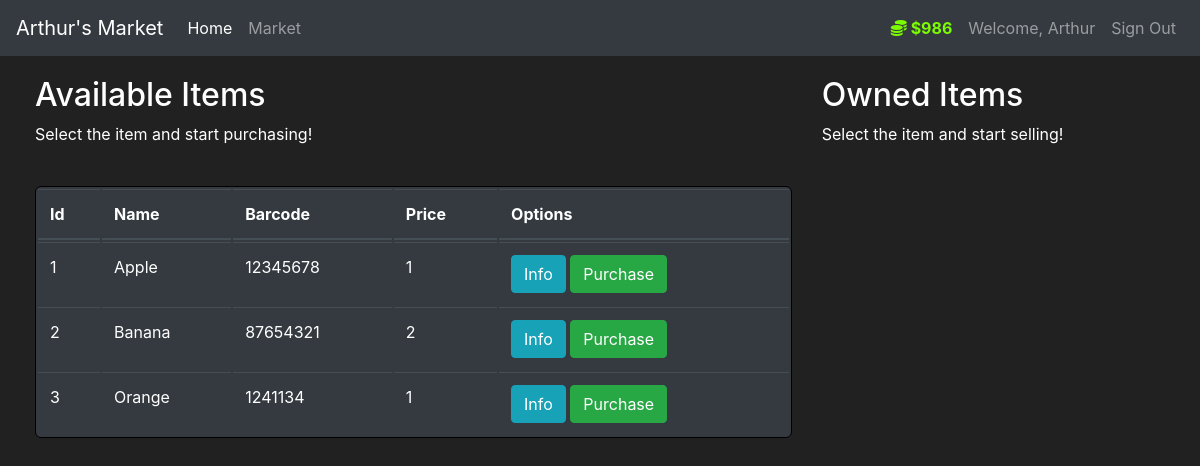
The app's page /market (signed in) with its own data.
### market/models.py (models this page shows, shortened)
class User(db.Model, UserMixin):
    id = db.Column(db.Integer(), primary_key=True)
    name = db.Column(db.String(length=50), nullable=False)
    email = db.Column(db.String(length=50), nullable=False, unique=True)
    password_hash = db.Column(db.String(), nullable=False)
    budget = db.Column(db.Integer(), nullable=False, default=1000)
    items = db.relationship('Item', backref='owned_user', lazy=True)
    @property
    def formated_budget(self):
        if len(str(self.budget)) >= 4:
            return f'${self.budget:,}'
        else:
            return f"${self.budget}"
    @property
    def password(self):
        return self.password_hash

class Item(db.Model):
    id = db.Column(db.Integer(), primary_key=True)
    name = db.Column(db.String(length=50), nullable=False, unique=True)
    price = db.Column(db.Integer(), nullable=False)
    barcode = db.Column(db.String(length=12), nullable=False, unique=True)
    description = db.Column(db.String(length=2000), nullable=False)
    owner = db.Column(db.Integer(), db.ForeignKey('user.id'))

### market/routes.py (the view, shortened to what this page needs)
@app.route('/market', methods=['GET', 'POST'])
@login_required
def market_page():
    purchase_form = PurchaseItemForm()
    sell_form = SellItemForm()
    if request.method == 'GET':
        items = Item.query.filter_by(owner=None)
        owned_items = Item.query.filter_by(owner=current_user.id)
        return render_template('market.html', items=items, purchase_form=purchase_form, owned_items=owned_items, sell_form=sell_form)

### market/models.py (called while the page is built)
@login_manager.user_loader
def load_user(user_id):
    return User.query.get(int(user_id))

### market/templates/market.html (shortened to what this page needs)
{% extends 'template.html' %}
{% block content %}
    <div class="row" style="margin: 20px 0 0 20px">
        <div class="col-8">
            <h2>Available Items</h2>
            <p>Select the item and start purchasing!</p>
            <br>
            <table class="table table-hover table-dark">
                <thead>
                    <tr>
                        <th scope="col">Id</th>
                        <th scope="col">Name</th>
                        <th scope="col">Barcode</th>
                        <th scope="col">Price</th>
                        <th scope="col">Options</th>
                    </tr>
                </thead>
                <tbody>
                    {% for item in items %}
                    <tr>
                        <td>{{item.id}}</td>
                        <td>{{item.name}}</td>
                        <td>{{item.barcode}}</td>
                        <td>{{item.price}}</td>
                        <td>
                            <button class="btn btn-outline btn-info" data-toggle="modal" data-target="#Modal-MoreInfo-{{ item.id }}">Info</button>
                            <button class="btn btn-outline btn-success" data-toggle="modal" data-target="#Modal-PurchaseConfirm-{{ item.id }}">Purchase</button>
                        </td>
                    </tr>
                    {% endfor %}
                </tbody>
            </table>
        </div>
        <div class="col-4">
            <h2>Owned Items</h2>
            <p>Select the item and start selling!</p>
            <br>
        </div>
    </div>
{% endblock %}

### market/templates/template.html (shortened to what this page needs)
<!doctype html>
<html lang="en">
    <head>
        <link rel="stylesheet" href="https://cdn.jsdelivr.net/npm/bootstrap@4.5.3/dist/css/bootstrap.min.css">
   </head>
    <body>
        <nav class="navbar navbar-expand-md navbar-dark bg-dark">
            <a class="navbar-brand" href="#">Arthur's Market</a>
            <div class="collapse navbar-collapse" id="navbarNav">
                <ul class="navbar-nav mr-auto">
                    <li class="nav-item active">
                        <a class="nav-link" href="{{ url_for('home_page') }}">Home <span class="sr-only">(current)</span></a>
                    </li>
                    <li class="nav-item">
                        <a class="nav-link" href="{{ url_for('market_page') }}">Market</a>
                    </li>
                </ul>
                {% if current_user.is_authenticated %}
                <ul class="navbar-nav">
                    <li class="nav-item">
                        <a class="nav-link" style="color: lawngreen; font-weight: bold;">
                            <i class="fas fa-coins"></i>
                            {{ current_user.formated_budget }}
                        </a>
                    </li>
                    <li class="nav-item">
                        <a class="nav-link">Welcome, {{ current_user.name }}</a>
                    </li>
                    <li class="nav-item">
                        <a class="nav-link" href="{{ url_for('logout_page') }}">Sign Out</a>
                    </li>
                </ul>
                {% endif %}
            </div>
        </nav>
        {% block content %}
        {% endblock %}
    </body>
</html>

### market/templates/template.html (style rules this page uses)
body { background-color: #212121; color: white }
table { border-collapse:separate; border:solid black 1px; border-radius:6px; -moz-border-radius:6px; }

### records on screen
User: formated_budget "$986", name "Arthur"
Item: id "1", name "Apple", barcode "12345678", price "1"
Item: id "2", name "Banana", barcode "87654321", price "2"
Item: id "3", name "Orange", barcode "1241134", price "1"
